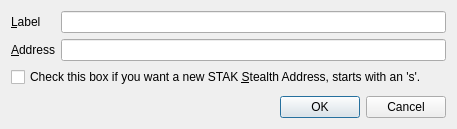
<?xml version="1.0" encoding="UTF-8"?>
<ui version="4.0">
 <class>EditAddressDialog</class>
 <widget class="QDialog" name="EditAddressDialog">
  <property name="geometry">
   <rect>
    <x>0</x>
    <y>0</y>
    <width>457</width>
    <height>129</height>
   </rect>
  </property>
  <property name="windowTitle">
   <string>Edit Address</string>
  </property>
  <layout class="QVBoxLayout" name="verticalLayout">
   <item>
    <layout class="QFormLayout" name="formLayout">
     <property name="fieldGrowthPolicy">
      <enum>QFormLayout::AllNonFixedFieldsGrow</enum>
     </property>
     <item row="0" column="0">
      <widget class="QLabel" name="label">
       <property name="text">
        <string>&amp;Label</string>
       </property>
       <property name="buddy">
        <cstring>labelEdit</cstring>
       </property>
      </widget>
     </item>
     <item row="0" column="1">
      <widget class="QLineEdit" name="labelEdit">
       <property name="toolTip">
        <string>The label associated with this address book entry</string>
       </property>
      </widget>
     </item>
     <item row="1" column="0">
      <widget class="QLabel" name="label_2">
       <property name="text">
        <string>&amp;Address</string>
       </property>
       <property name="buddy">
        <cstring>addressEdit</cstring>
       </property>
      </widget>
     </item>
     <item row="1" column="1">
      <widget class="QLineEdit" name="addressEdit">
       <property name="toolTip">
        <string>The address associated with this address book entry. This can only be modified for sending addresses.</string>
       </property>
      </widget>
     </item>
     <item row="2" column="0" colspan="2">
      <widget class="QCheckBox" name="stealthCB">
       <property name="text">
        <string>Check this box if you want a new STAK &amp;Stealth Address, starts with an 's'.</string>
       </property>
      </widget>
     </item>
    </layout>
   </item>
   <item>
    <widget class="QDialogButtonBox" name="buttonBox">
     <property name="orientation">
      <enum>Qt::Horizontal</enum>
     </property>
     <property name="standardButtons">
      <set>QDialogButtonBox::Cancel|QDialogButtonBox::Ok</set>
     </property>
    </widget>
   </item>
  </layout>
 </widget>
 <resources/>
 <connections>
  <connection>
   <sender>buttonBox</sender>
   <signal>accepted()</signal>
   <receiver>EditAddressDialog</receiver>
   <slot>accept()</slot>
   <hints>
    <hint type="sourcelabel">
     <x>248</x>
     <y>254</y>
    </hint>
    <hint type="destinationlabel">
     <x>157</x>
     <y>274</y>
    </hint>
   </hints>
  </connection>
  <connection>
   <sender>buttonBox</sender>
   <signal>rejected()</signal>
   <receiver>EditAddressDialog</receiver>
   <slot>reject()</slot>
   <hints>
    <hint type="sourcelabel">
     <x>316</x>
     <y>260</y>
    </hint>
    <hint type="destinationlabel">
     <x>286</x>
     <y>274</y>
    </hint>
   </hints>
  </connection>
 </connections>
</ui>
